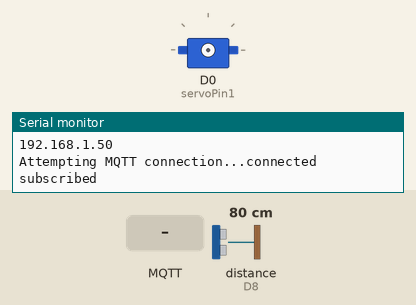
This sketch was run on a simulated ESP8266 (NodeMCU). On the bench: servo, the last lines printed to the serial monitor. Wiring (inferred from the names in the program): ultrasonic range finder: trigger D1; echo D8. The inputs (shaded band) are chosen by the test bench; at power-on: distance to the obstacle (sensor on D8) 80 cm. The echo pulse lasts 58.3 µs per cm; WiFi joins after 1.5 s; servers stay silent unless stated; no MQTT or app messages arrive unless stated.

Above: at 2.7 s.
2.8 s: MQTT message "1" arrives on the first subscribed topic
At 3.13 s:
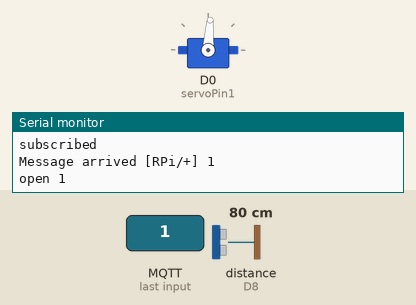
At 4.4 s:
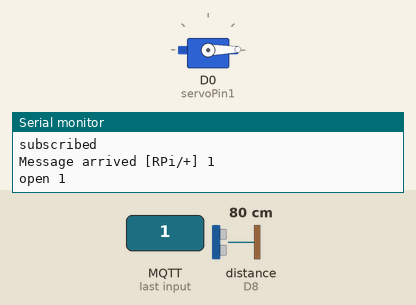
Timing chart, 0 to 11.4 s (numbered marks = the images above; inputs shaded):
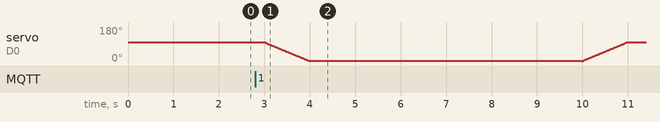

The sketch:

ultra_RPi_rfid.ino
```cpp
#include <ESP8266WiFi.h>
#include <PubSubClient.h>
#include <Wire.h>
#include <EEPROM.h>
#include <Adafruit_INA219.h>
#include <SoftwareSerial.h>
#include <SPI.h>
#include <MFRC522.h>
#include <Servo.h>

#define TRIG D1
#define ECHO D8

#define servoPin1 D0 // servo motor pin
#define servoPin2 D1
#define servoPin3 D2

#define RST_PIN   D8  // rfid pin
#define SS_PIN    D4

//#define LED_PIN1 10
//#define LED_PIN2 9
//#define LED_PIN3 1

const float CAL_FACTOR = 0.0344; //Calibration factor, this value is based on sound velocity

Servo servo1;
Servo servo2;
Servo servo3;

MFRC522 mfrc(SS_PIN, RST_PIN);

const char *ssid = "YOUR_WIFI";  // 와이파이 이름
const char *pass = "WIFI_PASS";      // 와이파이 비밀번호
const char *mqtt_server = "BROKER_IP"; // 라즈베리파이 서버 주소
// MQTT용 WiFi 클라이언트 객체 초기화
int is_published = 0;
int is_login = 0;
char message[50];
String payload = "";

WiFiClient espClient;
PubSubClient client(espClient);


void mqtt_init() {
    client.setServer(mqtt_server, 1883);
    // subscriber인경우 메시지 수신시 호출할 콜백 함수 등록
   client.setCallback(callback);
}

void callback(char* topic, byte* payload, unsigned int length) {
 Serial.print("Message arrived [");
 Serial.print(topic);
 Serial.print("] ");
 for (int i=0;i<length;i++) {
  char receivedChar = (char)payload[i];
  Serial.println(receivedChar);

  if (receivedChar == '1')
  {
    Serial.print("open 1");
//    digitalWrite(LED_PIN1, HIGH);
    servo1_ON();
    delay(6000);
    servo1_OFF();
//    digitalWrite(LED_PIN1,LOW);
    delay(100);
    is_published--;
  }
  else if(receivedChar == '2'){
    Serial.print("open 2");
//    digitalWrite(LED_PIN2, HIGH);
    servo2_ON();
    delay(6000);
    servo2_OFF();
//    digitalWrite(LED_PIN2,LOW);
    delay(100);
    is_published--;
    }
    else if(receivedChar == '3'){
    Serial.print("open 3");
//    digitalWrite(LED_PIN3, HIGH);
    servo3_ON();
    delay(6000);
    servo3_OFF();
//    digitalWrite(LED_PIN3,LOW);
    delay(100);
    is_published--;
    }
    else if(receivedChar == '4'){
      is_login = 0;
    }else if(receivedChar == '5'){
      is_login++;
    }
    }
  Serial.println();
}


// MQTT 서버에 접속될 때까지 재접속 시도
void reconnect() {
    while (!client.connected()) {
        Serial.print("Attempting MQTT connection...");
        if (client.connect("jjongah")) {  // 클라이언트아이드는 보통 시리얼 넘버로
            Serial.println("connected");
            // subscriber로 등록
            client.subscribe("RPi/+"); // 연결이 됐으면 구독신청, 구독자 되는 방법
            delay(100);
            Serial.println("subscribed");
        } else { // 연결 안 되면 아무것도 안 한다
            Serial.print("failed, rc=");
            Serial.print(client.state()); // 실패 이유
            Serial.println(" try again in 5 seconds");
            delay(5000);
        }
    }
}


void setup() {
//  ESP.wdtDis
  Serial.begin(115200);


  servo1.detach();
  servo2.detach();
  servo3.detach();

//  pinMode(LED_PIN1, OUTPUT);
//  digitalWrite(LED_PIN1, LOW);
//    pinMode(LED_PIN2, OUTPUT);
//  digitalWrite(LED_PIN2, LOW);
//    pinMode(LED_PIN3, OUTPUT);
//  digitalWrite(LED_PIN3, LOW);

  WiFi.mode(WIFI_STA);

  WiFi.begin(ssid, pass);

  while (WiFi.status() != WL_CONNECTED) {
    delay(500);
    Serial.print(".");
  }
  Serial.println("");


  Serial.println("WiFi connected");
  Serial.println("IP address: ");
  Serial.println(WiFi.localIP());
   // wifi.init(ssid, password);

    mqtt_init();
    SPI.begin();                  // SPI 초기화  (SPI : 하나의 마스터와 다수의 SLAVE(종속적인 역활)간의 통신 방식)
    mfrc.PCD_Init();

     pinMode(TRIG, OUTPUT);
  pinMode(ECHO, INPUT);
}


void loop() {

    if (!client.connected()) { // MQTT연결이 안 되어 있으면 재연결
        reconnect();
    }

    if ( !mfrc.PICC_IsNewCardPresent() || !mfrc.PICC_ReadCardSerial() ) {   // 태그 접촉이 되지 않았을때 또는 ID가 읽혀지지 않았을때
    delay(100);

    float vol = sensor_ping();

  }
  else if(is_login == 0){
    String urRFID = String(mfrc.uid.uidByte[0])+String(mfrc.uid.uidByte[1])+String(mfrc.uid.uidByte[2])+String(mfrc.uid.uidByte[3]);
    Serial.print("your RFID : ");                  // 태그의 ID출력
    Serial.println(urRFID);

    // char message[50];
   //  String

    payload = urRFID;
    payload.toCharArray(message, (payload.length() + 1));
    client.publish("esp8266/rfid", message);
    is_login++;
  }

    client.loop();
    delay(100);

}

float sensor_ping() {
  float duration, distance;
  digitalWrite(TRIG, LOW);
  delayMicroseconds(2);
  digitalWrite(TRIG, HIGH);
  delayMicroseconds(10);
  digitalWrite(TRIG, LOW);
  duration = pulseIn(ECHO, HIGH);
  distance = (duration / 2) * CAL_FACTOR;
    if(distance < 7.0 && is_published == 0 && is_login == 1){
      is_published++;
    payload = "1";
    payload.toCharArray(message, (payload.length() + 1));
    delay(3000);
    client.publish("esp8266/loadcell", message);
    Serial.println("published on");
    }
  return distance;
}


void servo1_OFF(){
  servo1.attach(servoPin1);  // attaches the servo on pin 9 to the servo object
    for(int angle = 0; angle < 100; angle++)
  {
    servo1.write(angle);
    delay(10);
  }
   servo1.detach();
}

void servo1_ON(){
  servo1.attach(servoPin1);
    for(int angle = 100; angle > 0; angle--)
  {
    servo1.write(angle);
    delay(10);
  }
  servo1.detach();
}

void servo2_OFF(){

  servo2.attach(servoPin2);  // attaches the servo on pin 9 to the servo object
      for(int angle = 0; angle < 100; angle++)
  {
    servo2.write(angle);
    delay(10);
  }
  servo2.detach();
}

void servo2_ON(){
    servo2.attach(servoPin2);

      for(int angle = 100; angle > 0; angle--)
  {
    servo2.write(angle);
    delay(10);
  }
  servo2.detach();
}

void servo3_OFF(){
  servo3.attach(servoPin3);  // attaches the servo on pin 9 to the servo object
        for(int angle = 0; angle < 100; angle++)
  {
    servo3.write(angle);
    delay(10);
  }
    servo3.detach();

}

void servo3_ON(){
  servo3.attach(servoPin3);
        for(int angle = 100; angle > 0; angle--)
  {
    servo3.write(angle);
    delay(10);
  }
  servo3.detach();
}
```
